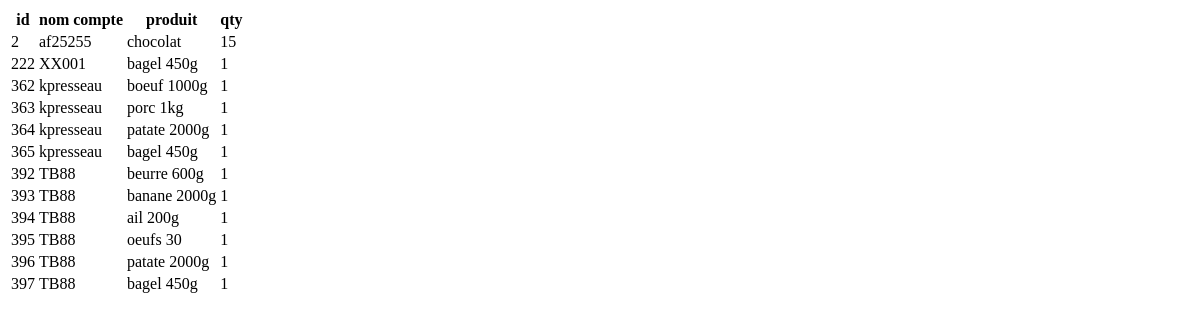
Before: /panier/liste/ with the older database file.
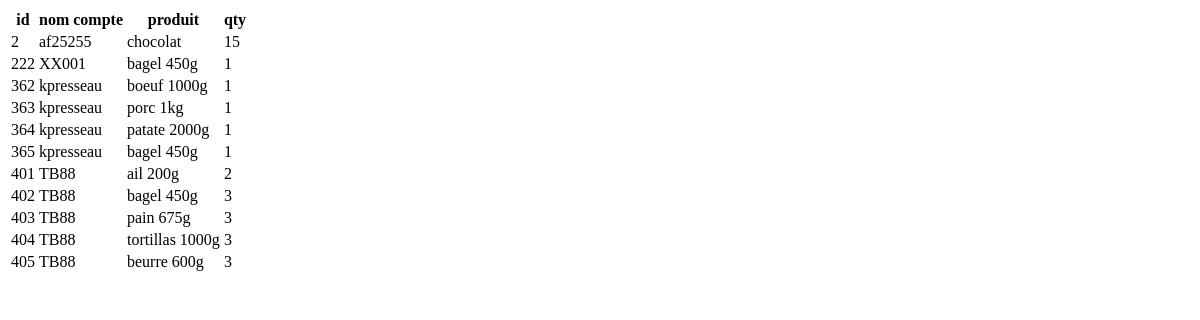
After: the same page with the newer database file.
### gestion_vente/models.py (models this page shows)
class LignePanier(models.Model):
    nomCompte = models.ForeignKey(verbose_name='id compte',to="CompteUser", to_field="nomCompte",on_delete= models.CASCADE)
    idProduit = models.ForeignKey(verbose_name='id produit',to="Produit", to_field="id",on_delete= models.CASCADE)
    quantite = models.IntegerField(verbose_name="quantite")

class CompteUser(models.Model):
    nomCompte = models.CharField(verbose_name='Nom Compte',max_length=20, unique=True)
    nom = models.CharField(verbose_name='Nom',  max_length=20)
    prenom = models.CharField(verbose_name='Prenom', max_length=20)
    telephone = models.CharField(verbose_name='Telephone', max_length=20)
    courriel = models.EmailField(verbose_name='courriel')
    motDePasse = models.CharField(verbose_name='Mot de passe',  max_length=64)
    dateNaissance = models.DateField(verbose_name='Date de naissance', null=True, blank=True)
    gender_choices = (
        (1, 'Homme'),
        (2, 'Femme'),
    )
    gender = models.SmallIntegerField(verbose_name='Sexe', choices=gender_choices,null=True, blank=True)
    def __str__(self) -> str:
        return self.nomCompte

class Produit(models.Model):
    nomProduit = models.CharField(verbose_name='Nom du Produit', max_length=20)
    typeProduit = models.CharField(verbose_name='type du produit', max_length=20, default="produit")
    prixUnitair = models.DecimalField(verbose_name="Prix Unitaire", max_digits=10, decimal_places=2, default=0)
    lienPhoto = models.CharField(verbose_name='lien photo', max_length=100, default="")
    def __str__(self) -> str:
        return self.nomProduit

### gestion_vente/views.py (the view)
# urls.py: path("panier/liste/", views.liste_ligne_panier, name="liste_ligne_panier"),
def liste_ligne_panier(request):
    liste = models.LignePanier.objects.all()
    return render(request, "liste_panier.html", {"liste": liste})

### gestion_vente/templates/liste_panier.html (shortened to what this page needs)
<!DOCTYPE html>
<html lang="en">
<head>
</head>
<body>
    <table>
        <thead>
            <th>id</th>
            <th>nom compte</th>
            <th>produit</th>
            <th>qty</th>
        </thead>
        <tbody>
            {% for obj in liste %}
            <tr>
                <td>{{obj.id}}</td>
                <td>{{obj.nomCompte}}</td>
                <td>{{obj.idProduit}}</td>
                <td>{{obj.quantite}}</td>
            </tr>
            {% endfor %}
        </tbody>
    </table>
</body>
</html>

Changed rows visible on the page:
removed LignePanier: id "392", nomCompte "TB88", idProduit "beurre 600g", quantite "1"
removed LignePanier: id "393", nomCompte "TB88", idProduit "banane 2000g", quantite "1"
removed LignePanier: id "394", nomCompte "TB88", idProduit "ail 200g", quantite "1"
removed LignePanier: id "395", nomCompte "TB88", idProduit "oeufs 30", quantite "1"
removed LignePanier: id "396", nomCompte "TB88", idProduit "patate 2000g", quantite "1"
removed LignePanier: id "397", nomCompte "TB88", idProduit "bagel 450g", quantite "1"
added LignePanier: id "401", nomCompte "TB88", idProduit "ail 200g", quantite "2"
added LignePanier: id "402", nomCompte "TB88", idProduit "bagel 450g", quantite "3"
added LignePanier: id "403", nomCompte "TB88", idProduit "pain 675g", quantite "3"
added LignePanier: id "404", nomCompte "TB88", idProduit "tortillas 1000g", quantite "3"
added LignePanier: id "405", nomCompte "TB88", idProduit "beurre 600g", quantite "3"
